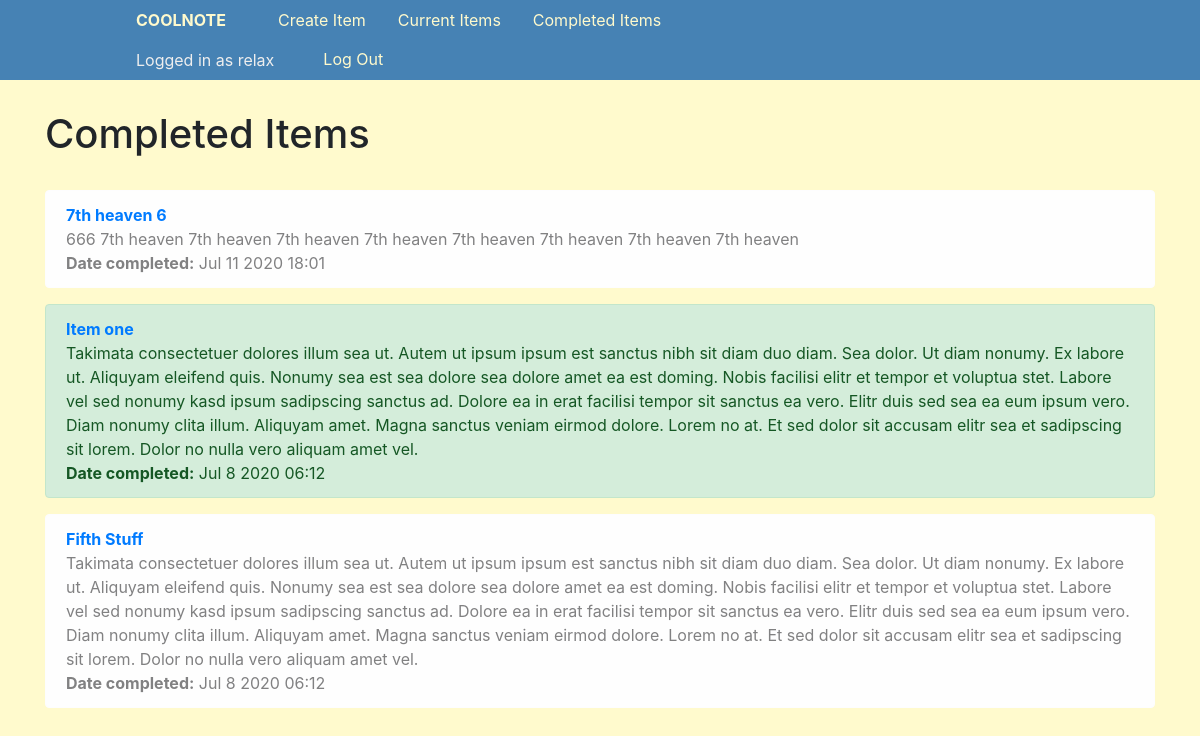
The app's page /completed/ (signed in) with its own data.
### note/models.py (models this page shows, shortened)
class Note(models.Model):
    title = models.CharField(max_length=120)
    memo = models.TextField(blank=True)
    created = models.DateTimeField(auto_now_add=True)
    datecompleted = models.DateTimeField(null=True, blank=True)
    important = models.BooleanField(default=False)
    user = models.ForeignKey(User, on_delete=models.CASCADE)

### note/views.py (the view)
# urls.py: path('completed/', views.completed_note, name='completed_note'),
@login_required
def completed_note(request):
    notes = Note.objects.filter(user=request.user, datecompleted__isnull=False).\
        order_by('-datecompleted')
    return render(request, 'completednote.html', {'notes': notes})

### note/templates/completednote.html
{% extends 'base.html' %}
{% block content %}
<h1>Completed Items</h1>
<br>
{% for note in notes %}
<ul>
    <li>
        {% if note.important %}<div class="alert alert-success" role="alert">
        {% else %}<div class="alert alert-light" role="alert">{% endif %}
            <strong><a href="{% url 'view_note' note.id %}">{{ note.title }}</a></strong>
            {% if note.memo %}<br>
            {{ note.memo }}<br>{% endif %}
            <strong>Date completed:</strong> {{ note.datecompleted|date:'M j Y H:i' }}
        </div>
    </li>
</ul>
{% endfor %}
{% endblock %}

### note/templates/base.html (shortened to what this page needs)
<!DOCTYPE html>
<html lang="en">
<head>
    <link rel="stylesheet" href="https://stackpath.bootstrapcdn.com/bootstrap/4.5.0/css/bootstrap.min.css"
>
</head>
    <body>
        <div class="navbarspace">
            {% if user.is_authenticated %}
            <ul class="nav navspace" style="background-color: steelblue;">
                <li class="nav-item">
                    <a class="nav-link navtext tabspace" href="{% url 'home' %}">
                        <strong>COOLNOTE</strong>
                    </a>
                </li>
                <li class="nav-item">
                    <a class="nav-link navtext" href="{% url 'create_note' %}">Create Item</a>
                </li>
                <li class="nav-item">
                    <a class="nav-link navtext" href="{% url 'current_note' %}">Current Items</a>
                </li>
                <li class="nav-item">
                    <a class="nav-link navtext" href="{% url 'completed_note' %}">Completed Items</a>
                </li>
                <li class="nav-item">
                </li>
                <li class="nav-item tabspace">
                    <span class="nav-link loggedintext" href="#" tabindex="-1" aria-disabled="true">
                        Logged in as {{ user.username }}
                    </span>
                </li>
                <li class="nav-item">
                    <form method="POST" action="{% url 'logout_user' %}">
                        <button type="submit" class="btn btn-link navtext">
                            Log Out
                        </button>
                    </form>
                </li>
            </ul>
            {% endif %}
        </div>
        <div class="container">
            {% block content %}
            {% endblock %}
        </div>
    </body>
</html>

### note/templates/base.html (style rules this page uses)
body { background-color: lemonchiffon; }
ul { list-style-type: none; padding: 0; margin: 0; }
.navtext { color: lemonchiffon; }
.loggedintext { color: #eeeeee; }
.navspace { padding-left: 10%; padding-right: 10%; }
.tabspace { margin-right: 20px; }
.navbarspace { margin-bottom: 30px; }

### records on screen
Note: title "7th heaven 6", memo "666 7th heaven 7th heaven 7th heaven 7th heaven 7th heaven 7th heaven 7th heaven 7th heaven", datecompleted "Jul 11 2020 18:01"
Note: title "Item one", memo "Takimata consectetuer dolores illum sea ut. Autem ut ipsum ipsum est sanctus nibh sit diam duo diam. Sea dolor. Ut diam nonumy. Ex labore ut. Aliquyam eleifend quis. Nonumy sea est sea dolore sea dolore amet ea est doming. Nobis facilisi elitr et tempor et voluptua stet. Labore vel sed nonumy kasd ipsum sadipscing sanctus ad. Dolore ea in erat facilisi tempor sit sanctus ea vero. Elitr duis sed sea ea eum ipsum vero. Diam nonumy clita illum. Aliquyam amet. Magna sanctus veniam eirmod dolore. Lorem no at. Et sed dolor sit accusam elitr sea et sadipscing sit lorem. Dolor no nulla vero aliquam amet vel.", datecompleted "Jul 8 2020 06:12"
Note: title "Fifth Stuff", memo "Takimata consectetuer dolores illum sea ut. Autem ut ipsum ipsum est sanctus nibh sit diam duo diam. Sea dolor. Ut diam nonumy. Ex labore ut. Aliquyam eleifend quis. Nonumy sea est sea dolore sea dolore amet ea est doming. Nobis facilisi elitr et tempor et voluptua stet. Labore vel sed nonumy kasd ipsum sadipscing sanctus ad. Dolore ea in erat facilisi tempor sit sanctus ea vero. Elitr duis sed sea ea eum ipsum vero. Diam nonumy clita illum. Aliquyam amet. Magna sanctus veniam eirmod dolore. Lorem no at. Et sed dolor sit accusam elitr sea et sadipscing sit lorem. Dolor no nulla vero aliquam amet vel.", datecompleted "Jul 8 2020 06:12"

### other values on screen
{{ user.username }} "relax"
